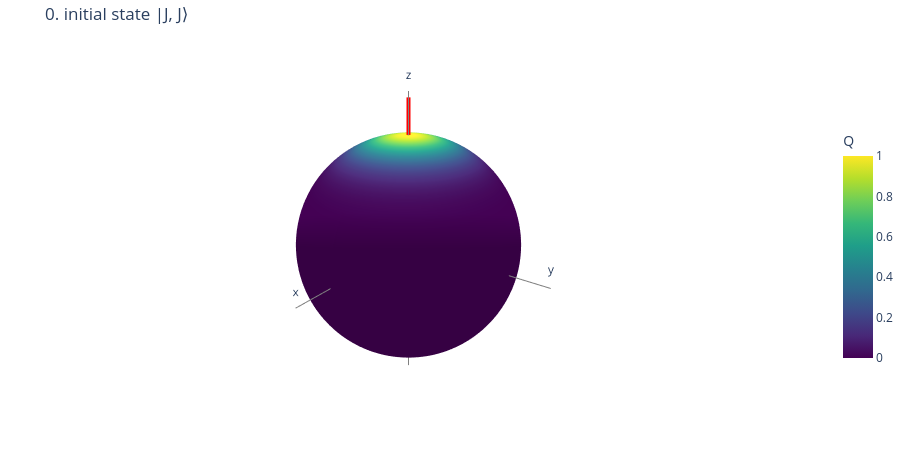
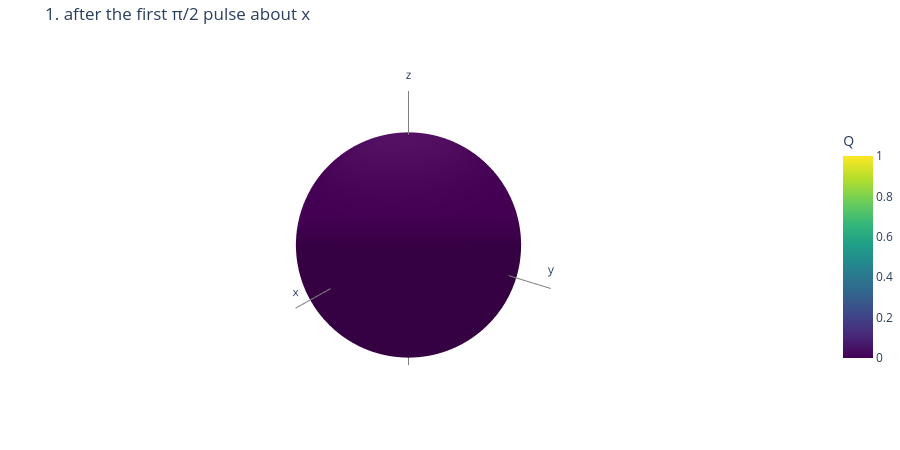
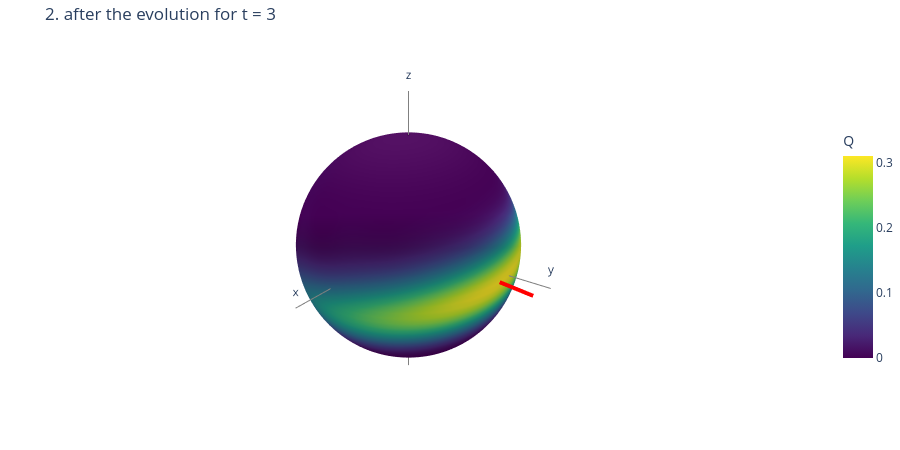
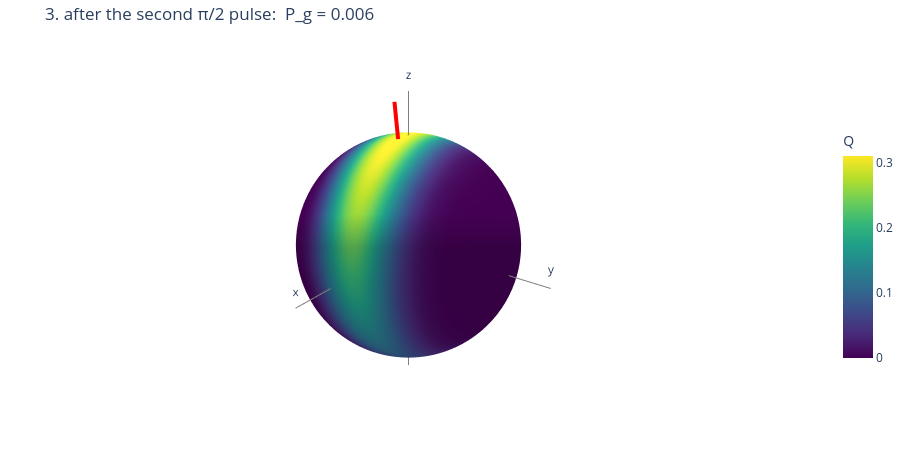

The cell these charts' notebook holds for them, in order:
### Code cell
t = 3.0                                                  # the time of the free evolution
E, P = np.linalg.eigh(H)
q = spinlib.Qudit(N, "CSS+Z")

bloch_figure(q, "0. initial state |J, J⟩").show()
q.applyPulseXPiHalf();  bloch_figure(q, "1. after the first π/2 pulse about x").show()
q.evolve(E, P, t);      bloch_figure(q, f"2. after the evolution for t = {t:g}").show()
q.applyPulseXPiHalf();  bloch_figure(q, f"3. after the second π/2 pulse:  P_g = {ground_population(q):.3f}").show()

### Figure 1 — Plotly figure (JSON) as saved in the notebook; plotly's stock layout.template omitted (floating-point values rounded to 4 significant figures; data arrays with more than 128 entries replaced by an {"elided": "..."} marker saying what was removed)
{"data": [{"cmax": 1, "cmin": 0, "colorbar": {"len": 0.6, "title": {"text": "Q"}}, "colorscale": [[0, "#440154"], [0.1111, "#482878"], [0.2222, "#3e4989"], [0.3333, "#31688e"], [0.4444, "#26828e"], [0.5556, "#1f9e89"], [0.6667, "#35b779"], [0.7778, "#6ece58"], [0.8889, "#b5de2b"], [1, "#fde725"]], "surfacecolor": {"elided": "61x121 float values"}, "type": "surface", "x": {"elided": "61x121 float values"}, "y": {"elided": "61x121 float values"}, "z": {"elided": "61x121 float values"}}, {"hoverinfo": "skip", "line": {"color": "red", "width": 8}, "mode": "lines", "type": "scatter3d", "x": [0, 0], "y": [0, 0], "z": [1, 1.3]}, {"hoverinfo": "skip", "line": {"color": "gray", "width": 2}, "mode": "lines+text", "text": ["", "x"], "type": "scatter3d", "x": [-1.35, 1.35], "y": [0, 0], "z": [0, 0]}, {"hoverinfo": "skip", "line": {"color": "gray", "width": 2}, "mode": "lines+text", "text": ["", "y"], "type": "scatter3d", "x": [0, 0], "y": [-1.35, 1.35], "z": [0, 0]}, {"hoverinfo": "skip", "line": {"color": "gray", "width": 2}, "mode": "lines+text", "text": ["", "z"], "type": "scatter3d", "x": [0, 0], "y": [0, 0], "z": [-1.35, 1.35]}], "layout": {"height": 450, "margin": {"b": 0, "l": 0, "r": 0, "t": 40}, "scene": {"aspectmode": "cube", "camera": {"eye": {"x": 1.15, "y": 0.85, "z": 0.65}}, "xaxis": {"visible": false}, "yaxis": {"visible": false}, "zaxis": {"visible": false}}, "showlegend": false, "title": {"text": "0. initial state |J, J⟩"}}}

### Figure 2 — Plotly figure (JSON) as saved in the notebook; plotly's stock layout.template omitted (floating-point values rounded to 4 significant figures; data arrays with more than 128 entries replaced by an {"elided": "..."} marker saying what was removed)
{"data": [{"cmax": 1.0, "cmin": 0, "colorbar": {"len": 0.6, "title": {"text": "Q"}}, "colorscale": [[0, "#440154"], [0.1111, "#482878"], [0.2222, "#3e4989"], [0.3333, "#31688e"], [0.4444, "#26828e"], [0.5556, "#1f9e89"], [0.6667, "#35b779"], [0.7778, "#6ece58"], [0.8889, "#b5de2b"], [1, "#fde725"]], "surfacecolor": {"elided": "61x121 float values"}, "type": "surface", "x": {"elided": "61x121 float values"}, "y": {"elided": "61x121 float values"}, "z": {"elided": "61x121 float values"}}, {"hoverinfo": "skip", "line": {"color": "red", "width": 8}, "mode": "lines", "type": "scatter3d", "x": [0, 0], "y": [-1, -1.3], "z": [0, 0]}, {"hoverinfo": "skip", "line": {"color": "gray", "width": 2}, "mode": "lines+text", "text": ["", "x"], "type": "scatter3d", "x": [-1.35, 1.35], "y": [0, 0], "z": [0, 0]}, {"hoverinfo": "skip", "line": {"color": "gray", "width": 2}, "mode": "lines+text", "text": ["", "y"], "type": "scatter3d", "x": [0, 0], "y": [-1.35, 1.35], "z": [0, 0]}, {"hoverinfo": "skip", "line": {"color": "gray", "width": 2}, "mode": "lines+text", "text": ["", "z"], "type": "scatter3d", "x": [0, 0], "y": [0, 0], "z": [-1.35, 1.35]}], "layout": {"height": 450, "margin": {"b": 0, "l": 0, "r": 0, "t": 40}, "scene": {"aspectmode": "cube", "camera": {"eye": {"x": 1.15, "y": 0.85, "z": 0.65}}, "xaxis": {"visible": false}, "yaxis": {"visible": false}, "zaxis": {"visible": false}}, "showlegend": false, "title": {"text": "1. after the first π/2 pulse about x"}}}

### Figure 3 — Plotly figure (JSON) as saved in the notebook; plotly's stock layout.template omitted (floating-point values rounded to 4 significant figures; data arrays with more than 128 entries replaced by an {"elided": "..."} marker saying what was removed)
{"data": [{"cmax": 0.3103, "cmin": 0, "colorbar": {"len": 0.6, "title": {"text": "Q"}}, "colorscale": [[0, "#440154"], [0.1111, "#482878"], [0.2222, "#3e4989"], [0.3333, "#31688e"], [0.4444, "#26828e"], [0.5556, "#1f9e89"], [0.6667, "#35b779"], [0.7778, "#6ece58"], [0.8889, "#b5de2b"], [1, "#fde725"]], "surfacecolor": {"elided": "61x121 float values"}, "type": "surface", "x": {"elided": "61x121 float values"}, "y": {"elided": "61x121 float values"}, "z": {"elided": "61x121 float values"}}, {"hoverinfo": "skip", "line": {"color": "red", "width": 8}, "mode": "lines", "type": "scatter3d", "x": [0.1411, 0.1835], "y": [0.99, 1.287], "z": [-6.266e-18, -8.145e-18]}, {"hoverinfo": "skip", "line": {"color": "gray", "width": 2}, "mode": "lines+text", "text": ["", "x"], "type": "scatter3d", "x": [-1.35, 1.35], "y": [0, 0], "z": [0, 0]}, {"hoverinfo": "skip", "line": {"color": "gray", "width": 2}, "mode": "lines+text", "text": ["", "y"], "type": "scatter3d", "x": [0, 0], "y": [-1.35, 1.35], "z": [0, 0]}, {"hoverinfo": "skip", "line": {"color": "gray", "width": 2}, "mode": "lines+text", "text": ["", "z"], "type": "scatter3d", "x": [0, 0], "y": [0, 0], "z": [-1.35, 1.35]}], "layout": {"height": 450, "margin": {"b": 0, "l": 0, "r": 0, "t": 40}, "scene": {"aspectmode": "cube", "camera": {"eye": {"x": 1.15, "y": 0.85, "z": 0.65}}, "xaxis": {"visible": false}, "yaxis": {"visible": false}, "zaxis": {"visible": false}}, "showlegend": false, "title": {"text": "2. after the evolution for t = 3"}}}

### Figure 4 — Plotly figure (JSON) as saved in the notebook; plotly's stock layout.template omitted (floating-point values rounded to 4 significant figures; data arrays with more than 128 entries replaced by an {"elided": "..."} marker saying what was removed)
{"data": [{"cmax": 0.3103, "cmin": 0, "colorbar": {"len": 0.6, "title": {"text": "Q"}}, "colorscale": [[0, "#440154"], [0.1111, "#482878"], [0.2222, "#3e4989"], [0.3333, "#31688e"], [0.4444, "#26828e"], [0.5556, "#1f9e89"], [0.6667, "#35b779"], [0.7778, "#6ece58"], [0.8889, "#b5de2b"], [1, "#fde725"]], "surfacecolor": {"elided": "61x121 float values"}, "type": "surface", "x": {"elided": "61x121 float values"}, "y": {"elided": "61x121 float values"}, "z": {"elided": "61x121 float values"}}, {"hoverinfo": "skip", "line": {"color": "red", "width": 8}, "mode": "lines", "type": "scatter3d", "x": [0.1411, 0.1835], "y": [-1.653e-18, -2.149e-18], "z": [0.99, 1.287]}, {"hoverinfo": "skip", "line": {"color": "gray", "width": 2}, "mode": "lines+text", "text": ["", "x"], "type": "scatter3d", "x": [-1.35, 1.35], "y": [0, 0], "z": [0, 0]}, {"hoverinfo": "skip", "line": {"color": "gray", "width": 2}, "mode": "lines+text", "text": ["", "y"], "type": "scatter3d", "x": [0, 0], "y": [-1.35, 1.35], "z": [0, 0]}, {"hoverinfo": "skip", "line": {"color": "gray", "width": 2}, "mode": "lines+text", "text": ["", "z"], "type": "scatter3d", "x": [0, 0], "y": [0, 0], "z": [-1.35, 1.35]}], "layout": {"height": 450, "margin": {"b": 0, "l": 0, "r": 0, "t": 40}, "scene": {"aspectmode": "cube", "camera": {"eye": {"x": 1.15, "y": 0.85, "z": 0.65}}, "xaxis": {"visible": false}, "yaxis": {"visible": false}, "zaxis": {"visible": false}}, "showlegend": false, "title": {"text": "3. after the second π/2 pulse:  P_g = 0.006"}}}
